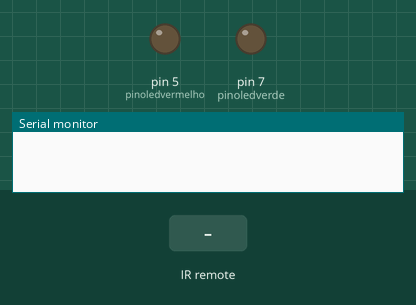
This sketch was run on a simulated Arduino Uno, built with avr-gcc and run on an emulated ATmega328P. On the bench: output pins drawn as LEDs (lit = HIGH), the last lines printed to the serial monitor. Inputs (shaded band) come from the test bench.

Above: at 1.2 s.
1.3 s: infrared code 0xE0E046B9 received
At 2.5 s:
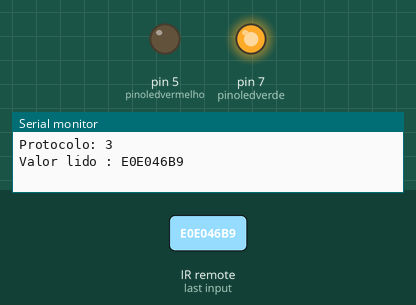
2.8 s: infrared code 0xE0E0A659 received
At 3.9 s:
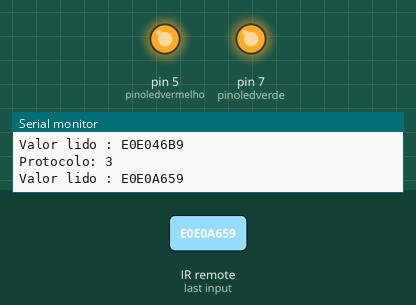
4.3 s: infrared code 0xE0E046B9 received
At 5.0 s:
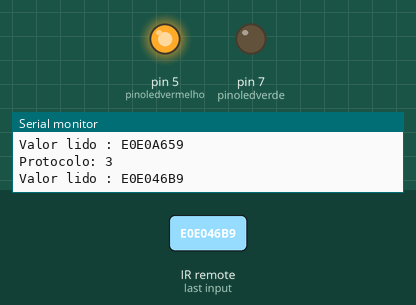
Timing chart, 0 to 7.3 s (numbered marks = the images above; inputs shaded):
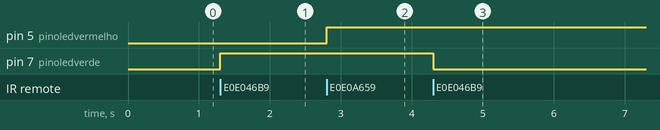

Measured:
- after the input at 1.3 s, pin 7 (pinoledverde): LOW → HIGH at once
- after the input at 2.8 s, pin 5 (pinoledvermelho): LOW → HIGH at once
- after the input at 4.3 s, pin 7 (pinoledverde): HIGH → LOW at once

The sketch:

sketch_jun27c.ino
```cpp
// Programa : Teste Controle Remoto IR
// Autor : Arduino e Cia

#include <IRremote.h>

int RECV_PIN = 11;
int armazenavalor = 0;
int pinoledvermelho = 5;
int pinoledverde = 7;
boolean estadoledverde = 0;
boolean estadoledvermelho = 0;

IRrecv irrecv(RECV_PIN);
decode_results results;

void setup()
{
  pinMode(pinoledvermelho, OUTPUT);
  pinMode(pinoledverde, OUTPUT);
  Serial.begin(9600);
  irrecv.enableIRIn(); // Inicializa o receptor IR
  digitalWrite(pinoledverde, estadoledverde);
  digitalWrite(pinoledvermelho, estadoledvermelho);
}

void loop()
{
 if (irrecv.decode(&results))
 {
  Serial.print("Protocolo: ");
  Serial.println(results.decode_type, DEC);
  Serial.print("Valor lido : ");
  Serial.println(results.value, HEX);
  armazenavalor = (results.value);
  switch (armazenavalor)
  {
   case 0xE0E046B9:
    estadoledverde = !estadoledverde;
    digitalWrite(pinoledverde, estadoledverde);  //Acende/Apaga o led verde
    break;

   case 0xE0E0A659:
    estadoledvermelho = !estadoledvermelho;
    digitalWrite(pinoledvermelho, estadoledvermelho);  //Acende/Apaga o led vermelho
    break;

   case 0xE0E016E9:
    estadoledverde = !estadoledverde;
    estadoledvermelho = !estadoledvermelho;
    digitalWrite(pinoledverde, estadoledverde);  //Acende/Apaga o led verde
    digitalWrite(pinoledvermelho, estadoledvermelho);  //Acende/Apaga o led vermelho
    break;
  }
  irrecv.resume(); //Le o próximo valor
 }
}
```
